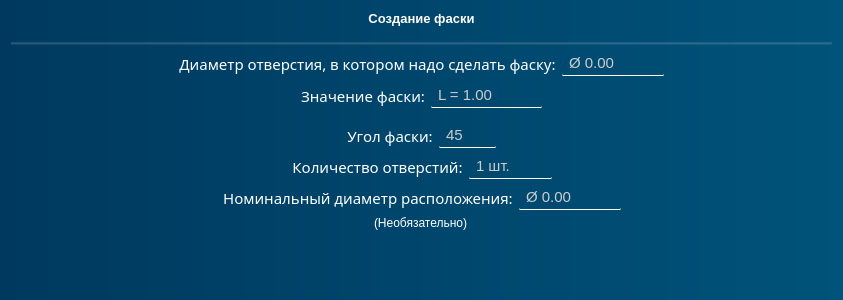
<?xml version="1.0" encoding="UTF-8"?>
<ui version="4.0">
 <class>PageSverlilnayaFaska</class>
 <widget class="QWidget" name="PageSverlilnayaFaska">
  <property name="geometry">
   <rect>
    <x>0</x>
    <y>0</y>
    <width>843</width>
    <height>300</height>
   </rect>
  </property>
  <property name="windowTitle">
   <string>Form</string>
  </property>
  <property name="styleSheet">
   <string notr="true">color: white;
background-color: qlineargradient(spread:pad, x1:0, y1:0, x2:1, y2:0, stop:0 rgb(0, 57, 95), stop:1 rgb(0, 83, 122))</string>
  </property>
  <layout class="QVBoxLayout" name="verticalLayout">
   <item>
    <widget class="QLabel" name="label">
     <property name="font">
      <font>
       <pointsize>10</pointsize>
       <bold>true</bold>
      </font>
     </property>
     <property name="styleSheet">
      <string notr="true">border: none;
background: none;
</string>
     </property>
     <property name="text">
      <string>Создание фаски</string>
     </property>
     <property name="alignment">
      <set>Qt::AlignmentFlag::AlignCenter</set>
     </property>
    </widget>
   </item>
   <item>
    <layout class="QVBoxLayout" name="verticalLayout_2">
     <property name="topMargin">
      <number>10</number>
     </property>
     <item>
      <widget class="Line" name="line">
       <property name="styleSheet">
        <string notr="true">background: rgba(255, 255, 255, 20);</string>
       </property>
       <property name="orientation">
        <enum>Qt::Orientation::Horizontal</enum>
       </property>
      </widget>
     </item>
     <item>
      <layout class="QHBoxLayout" name="horizontalLayout_3">
       <property name="topMargin">
        <number>0</number>
       </property>
       <item>
        <spacer name="horizontalSpacer_7">
         <property name="orientation">
          <enum>Qt::Orientation::Horizontal</enum>
         </property>
         <property name="sizeHint" stdset="0">
          <size>
           <width>40</width>
           <height>20</height>
          </size>
         </property>
        </spacer>
       </item>
       <item>
        <widget class="QLabel" name="label_10">
         <property name="sizePolicy">
          <sizepolicy hsizetype="Preferred" vsizetype="Preferred">
           <horstretch>0</horstretch>
           <verstretch>0</verstretch>
          </sizepolicy>
         </property>
         <property name="font">
          <font>
           <family>Onyx</family>
           <pointsize>11</pointsize>
          </font>
         </property>
         <property name="styleSheet">
          <string notr="true">background-color: none</string>
         </property>
         <property name="text">
          <string>Диаметр отверстия, в котором надо сделать фаску:</string>
         </property>
         <property name="alignment">
          <set>Qt::AlignmentFlag::AlignCenter</set>
         </property>
        </widget>
       </item>
       <item>
        <widget class="QDoubleSpinBox" name="doubleSpinBox_diameter">
         <property name="styleSheet">
          <string notr="true">QDoubleSpinBox {
	padding: 2 5 2 5;	
	border: none;
	border-bottom: 1px solid white;
	border-radius: 1px;
	background: rgba(255, 255, 255, 0);
	transition: color 0.3s ease;
	transition: border-bottom 0.4s ease;
	color: rgb(204, 204, 204);
	font-size: 11pt
}

QDoubleSpinBox:disabled {
	color: rgb(120, 106, 107);
	background: rgba(255, 255, 255, 20);
}

QDoubleSpinBox:hover {
	color: rgb(255, 255, 255)
}

QDoubleSpinBox:pressed {
	border-bottom: 1px solid white;
}
</string>
         </property>
         <property name="prefix">
          <string>Ø </string>
         </property>
         <property name="suffix">
          <string/>
         </property>
         <property name="maximum">
          <double>1000.000000000000000</double>
         </property>
        </widget>
       </item>
       <item>
        <spacer name="horizontalSpacer_8">
         <property name="orientation">
          <enum>Qt::Orientation::Horizontal</enum>
         </property>
         <property name="sizeHint" stdset="0">
          <size>
           <width>40</width>
           <height>20</height>
          </size>
         </property>
        </spacer>
       </item>
      </layout>
     </item>
     <item>
      <widget class="QWidget" name="length_div" native="true">
       <property name="styleSheet">
        <string notr="true">background: none;</string>
       </property>
       <layout class="QHBoxLayout" name="horizontalLayout_4">
        <property name="topMargin">
         <number>1</number>
        </property>
        <item>
         <spacer name="horizontalSpacer_9">
          <property name="orientation">
           <enum>Qt::Orientation::Horizontal</enum>
          </property>
          <property name="sizeHint" stdset="0">
           <size>
            <width>40</width>
            <height>20</height>
           </size>
          </property>
         </spacer>
        </item>
        <item>
         <widget class="QLabel" name="label_11">
          <property name="sizePolicy">
           <sizepolicy hsizetype="Preferred" vsizetype="Preferred">
            <horstretch>0</horstretch>
            <verstretch>0</verstretch>
           </sizepolicy>
          </property>
          <property name="font">
           <font>
            <family>Onyx</family>
            <pointsize>11</pointsize>
           </font>
          </property>
          <property name="styleSheet">
           <string notr="true">background-color: none</string>
          </property>
          <property name="text">
           <string>Значение фаски:</string>
          </property>
          <property name="alignment">
           <set>Qt::AlignmentFlag::AlignCenter</set>
          </property>
         </widget>
        </item>
        <item>
         <widget class="QDoubleSpinBox" name="doubleSpinBox_length">
          <property name="styleSheet">
           <string notr="true">QDoubleSpinBox {
	padding: 2 5 2 5;	
	border: none;
	border-bottom: 1px solid white;
	border-radius: 1px;
	background: rgba(255, 255, 255, 0);
	transition: color 0.3s ease;
	transition: border-bottom 0.4s ease;
	color: rgb(204, 204, 204);
	font-size: 11pt
}

QDoubleSpinBox:disabled {
	color: rgb(120, 106, 107);
	background: rgba(255, 255, 255, 20);
}

QDoubleSpinBox:hover {
	color: rgb(255, 255, 255)
}

QDoubleSpinBox:pressed {
	border-bottom: 1px solid white;
}
</string>
          </property>
          <property name="prefix">
           <string>L = </string>
          </property>
          <property name="suffix">
           <string/>
          </property>
          <property name="maximum">
           <double>1000.000000000000000</double>
          </property>
          <property name="value">
           <double>1.000000000000000</double>
          </property>
         </widget>
        </item>
        <item>
         <spacer name="horizontalSpacer_10">
          <property name="orientation">
           <enum>Qt::Orientation::Horizontal</enum>
          </property>
          <property name="sizeHint" stdset="0">
           <size>
            <width>40</width>
            <height>20</height>
           </size>
          </property>
         </spacer>
        </item>
       </layout>
      </widget>
     </item>
     <item>
      <layout class="QHBoxLayout" name="horizontalLayout_5">
       <property name="topMargin">
        <number>0</number>
       </property>
       <item>
        <spacer name="horizontalSpacer_13">
         <property name="orientation">
          <enum>Qt::Orientation::Horizontal</enum>
         </property>
         <property name="sizeHint" stdset="0">
          <size>
           <width>40</width>
           <height>20</height>
          </size>
         </property>
        </spacer>
       </item>
       <item>
        <widget class="QLabel" name="label_13">
         <property name="sizePolicy">
          <sizepolicy hsizetype="Preferred" vsizetype="Preferred">
           <horstretch>0</horstretch>
           <verstretch>0</verstretch>
          </sizepolicy>
         </property>
         <property name="font">
          <font>
           <family>Onyx</family>
           <pointsize>11</pointsize>
          </font>
         </property>
         <property name="styleSheet">
          <string notr="true">background-color: none</string>
         </property>
         <property name="text">
          <string>Угол фаски:</string>
         </property>
         <property name="alignment">
          <set>Qt::AlignmentFlag::AlignCenter</set>
         </property>
        </widget>
       </item>
       <item>
        <widget class="QSpinBox" name="spinBox_angle">
         <property name="styleSheet">
          <string notr="true">QSpinBox {
	padding: 2 5 2 5;	
	border: none;
	border-bottom: 1px solid white;
	border-radius: 1px;
	background: rgba(255, 255, 255, 0);
	transition: color 0.3s ease;
	transition: border-bottom 0.4s ease;
	color: rgb(204, 204, 204);
	font-size: 11pt
}

QSpinBox:disabled {
	color: rgb(120, 106, 107);
	background: rgba(255, 255, 255, 20);
}

QSpinBox:hover {
	color: rgb(255, 255, 255)
}

QSpinBox:pressed {
	border-bottom: 1px solid white;
}
</string>
         </property>
         <property name="minimum">
          <number>0</number>
         </property>
         <property name="maximum">
          <number>180</number>
         </property>
         <property name="value">
          <number>45</number>
         </property>
        </widget>
       </item>
       <item>
        <spacer name="horizontalSpacer_14">
         <property name="orientation">
          <enum>Qt::Orientation::Horizontal</enum>
         </property>
         <property name="sizeHint" stdset="0">
          <size>
           <width>40</width>
           <height>20</height>
          </size>
         </property>
        </spacer>
       </item>
      </layout>
     </item>
     <item>
      <layout class="QHBoxLayout" name="horizontalLayout_2">
       <property name="topMargin">
        <number>0</number>
       </property>
       <item>
        <spacer name="horizontalSpacer_5">
         <property name="orientation">
          <enum>Qt::Orientation::Horizontal</enum>
         </property>
         <property name="sizeHint" stdset="0">
          <size>
           <width>40</width>
           <height>20</height>
          </size>
         </property>
        </spacer>
       </item>
       <item>
        <widget class="QLabel" name="label_9">
         <property name="sizePolicy">
          <sizepolicy hsizetype="Preferred" vsizetype="Preferred">
           <horstretch>0</horstretch>
           <verstretch>0</verstretch>
          </sizepolicy>
         </property>
         <property name="font">
          <font>
           <family>Onyx</family>
           <pointsize>11</pointsize>
          </font>
         </property>
         <property name="styleSheet">
          <string notr="true">background-color: none</string>
         </property>
         <property name="text">
          <string>Количество отверстий:</string>
         </property>
         <property name="alignment">
          <set>Qt::AlignmentFlag::AlignCenter</set>
         </property>
        </widget>
       </item>
       <item>
        <widget class="QSpinBox" name="spinBox_count">
         <property name="styleSheet">
          <string notr="true">QSpinBox {
	padding: 2 5 2 5;	
	border: none;
	border-bottom: 1px solid white;
	border-radius: 1px;
	background: rgba(255, 255, 255, 0);
	transition: color 0.3s ease;
	transition: border-bottom 0.4s ease;
	color: rgb(204, 204, 204);
	font-size: 11pt
}

QSpinBox:disabled {
	color: rgb(120, 106, 107);
	background: rgba(255, 255, 255, 20);
}

QSpinBox:hover {
	color: rgb(255, 255, 255)
}

QSpinBox:pressed {
	border-bottom: 1px solid white;
}
</string>
         </property>
         <property name="suffix">
          <string> шт.</string>
         </property>
         <property name="minimum">
          <number>1</number>
         </property>
         <property name="maximum">
          <number>100</number>
         </property>
         <property name="value">
          <number>1</number>
         </property>
        </widget>
       </item>
       <item>
        <spacer name="horizontalSpacer_6">
         <property name="orientation">
          <enum>Qt::Orientation::Horizontal</enum>
         </property>
         <property name="sizeHint" stdset="0">
          <size>
           <width>40</width>
           <height>20</height>
          </size>
         </property>
        </spacer>
       </item>
      </layout>
     </item>
     <item>
      <widget class="QWidget" name="widget_length_2" native="true">
       <property name="styleSheet">
        <string notr="true">background: none;</string>
       </property>
       <layout class="QHBoxLayout" name="horizontalLayout_6">
        <property name="topMargin">
         <number>0</number>
        </property>
        <property name="bottomMargin">
         <number>0</number>
        </property>
        <item>
         <spacer name="horizontalSpacer_11">
          <property name="orientation">
           <enum>Qt::Orientation::Horizontal</enum>
          </property>
          <property name="sizeHint" stdset="0">
           <size>
            <width>40</width>
            <height>20</height>
           </size>
          </property>
         </spacer>
        </item>
        <item>
         <widget class="QLabel" name="label_12">
          <property name="sizePolicy">
           <sizepolicy hsizetype="Preferred" vsizetype="Preferred">
            <horstretch>0</horstretch>
            <verstretch>0</verstretch>
           </sizepolicy>
          </property>
          <property name="font">
           <font>
            <family>Onyx</family>
            <pointsize>11</pointsize>
           </font>
          </property>
          <property name="styleSheet">
           <string notr="true">background-color: none</string>
          </property>
          <property name="text">
           <string>Номинальный диаметр расположения:</string>
          </property>
          <property name="alignment">
           <set>Qt::AlignmentFlag::AlignCenter</set>
          </property>
         </widget>
        </item>
        <item>
         <widget class="QDoubleSpinBox" name="doubleSpinBox_diameter_big">
          <property name="styleSheet">
           <string notr="true">QDoubleSpinBox {
	padding: 2 5 2 5;	
	border: none;
	border-bottom: 1px solid white;
	border-radius: 1px;
	background: rgba(255, 255, 255, 0);
	transition: color 0.3s ease;
	transition: border-bottom 0.4s ease;
	color: rgb(204, 204, 204);
	font-size: 11pt
}

QDoubleSpinBox:disabled {
	color: rgb(120, 106, 107);
	background: rgba(255, 255, 255, 20);
}

QDoubleSpinBox:hover {
	color: rgb(255, 255, 255)
}

QDoubleSpinBox:pressed {
	border-bottom: 1px solid white;
}
</string>
          </property>
          <property name="prefix">
           <string>Ø </string>
          </property>
          <property name="suffix">
           <string/>
          </property>
          <property name="maximum">
           <double>1000.000000000000000</double>
          </property>
         </widget>
        </item>
        <item>
         <spacer name="horizontalSpacer_12">
          <property name="orientation">
           <enum>Qt::Orientation::Horizontal</enum>
          </property>
          <property name="sizeHint" stdset="0">
           <size>
            <width>40</width>
            <height>20</height>
           </size>
          </property>
         </spacer>
        </item>
       </layout>
      </widget>
     </item>
     <item alignment="Qt::AlignmentFlag::AlignHCenter|Qt::AlignmentFlag::AlignTop">
      <widget class="QLabel" name="label_2">
       <property name="styleSheet">
        <string notr="true">background: none;</string>
       </property>
       <property name="text">
        <string>(Необязательно)</string>
       </property>
      </widget>
     </item>
    </layout>
   </item>
   <item>
    <spacer name="verticalSpacer">
     <property name="orientation">
      <enum>Qt::Orientation::Vertical</enum>
     </property>
     <property name="sizeHint" stdset="0">
      <size>
       <width>714</width>
       <height>45</height>
      </size>
     </property>
    </spacer>
   </item>
  </layout>
 </widget>
 <resources/>
 <connections/>
</ui>
